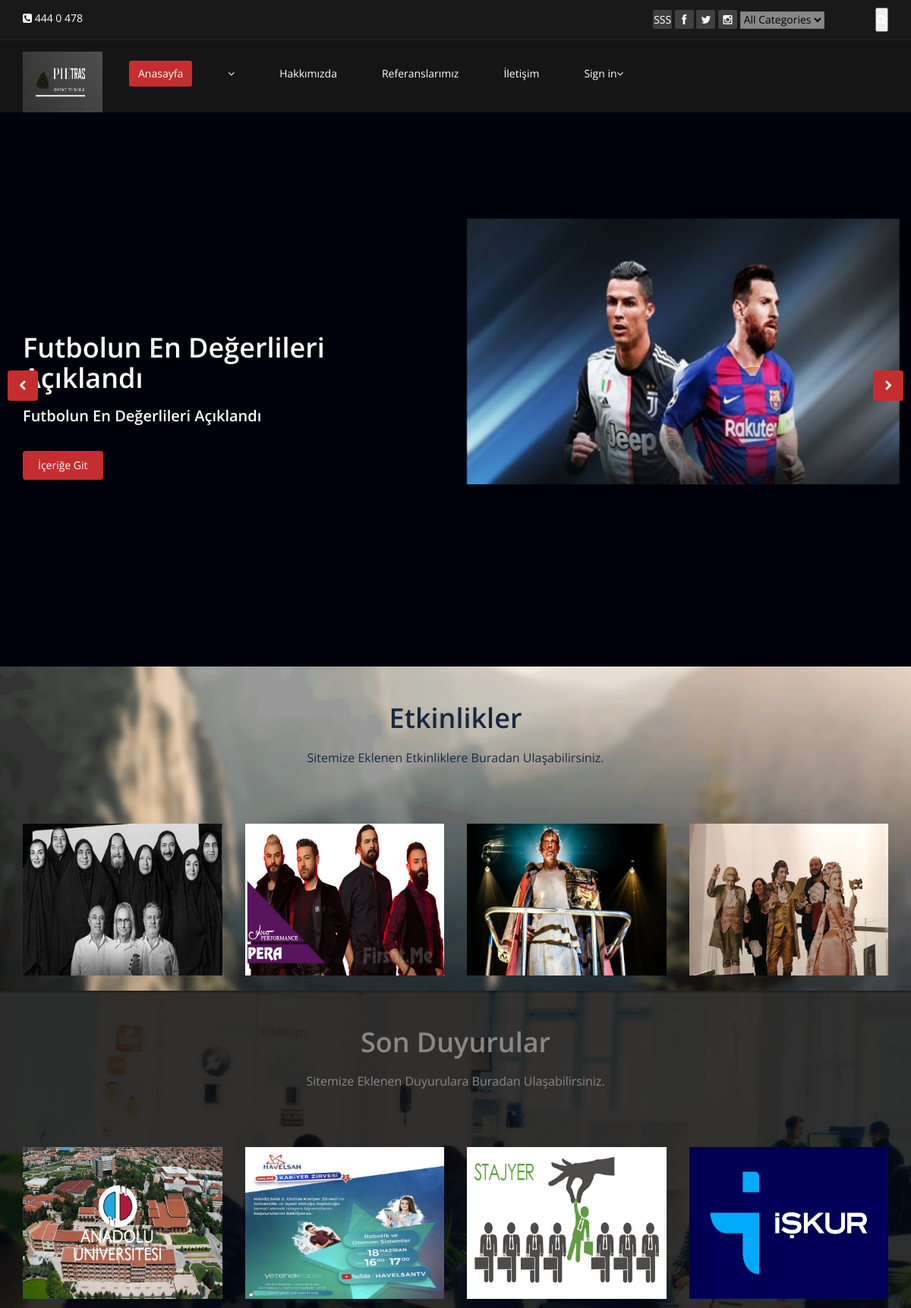
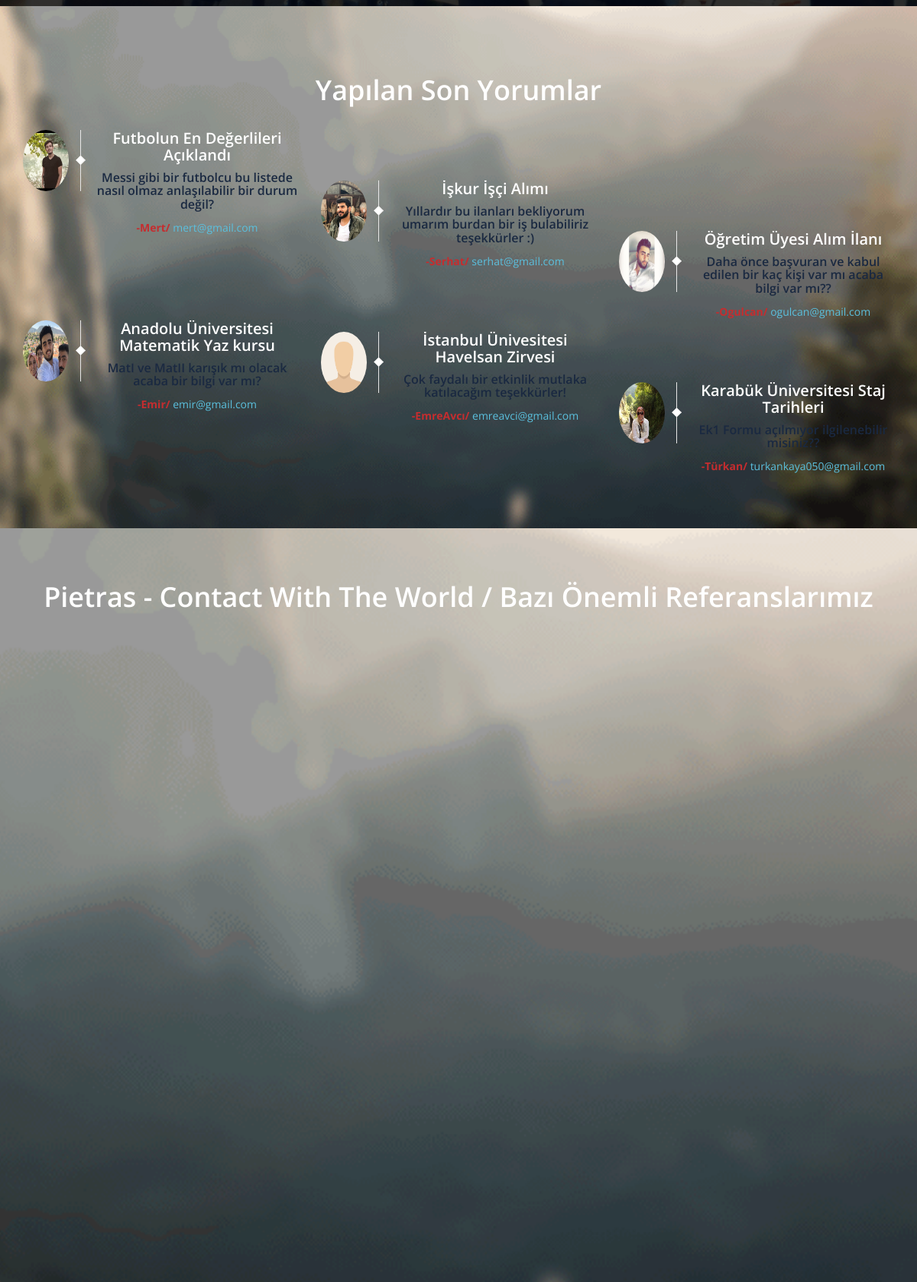
The page / (upper part) on the database its author committed (2 pictures, top to bottom).
### Home/models.py (models this page shows, shortened)
class Setting(models.Model):
    STATUS =(
        ('True', 'Evet'),
        ('False', 'Hayır'),
    )
    title = models.CharField(max_length=150)
    keywords = models.CharField(max_length=200)
    description = models.CharField(max_length=200)
    company = models.CharField(max_length=50)
    address = models.CharField(blank=True, max_length=150)
    phone = models.CharField(blank=True,max_length=15)
    fax = models.CharField(blank=True, max_length=15)
    email = models.CharField(blank=True, max_length=50)
    map = models.TextField(blank=True)
    smtpserver = models.CharField(blank=True, max_length=20)
    smtpemail = models.CharField(blank=True, max_length=20)
    smtppassword = models.CharField(blank=True, max_length=20)
    smtpport = models.CharField(blank=True, max_length=5)
    icon = models.ImageField(blank=True, upload_to='images/')
    facebook = models.CharField(max_length=50)
    twitter = models.CharField(max_length=50)
    instagram = models.CharField(max_length=50)
    aboutus = RichTextUploadingField(blank=True)
    contactus = RichTextUploadingField(blank=True)
    references = RichTextUploadingField(blank=True)
    status = models.CharField(max_length=10, choices=STATUS)
    created_at = models.DateTimeField(auto_now_add=True)
    updated_at = models.DateTimeField(auto_now=True)

class UserProfile(models.Model):
    user = models.OneToOneField(User, on_delete=models.CASCADE)
    phone = models.CharField(max_length=15)
    adress = models.CharField(max_length=150)
    city = models.CharField(max_length=150)
    country = models.CharField(max_length=150)
    image = models.ImageField(blank=True, upload_to='images/users/')
    def image_tag(self):
        return mark_safe('<img src="{}" height="50"/>'.format(self.image.url))
    image_tag.short_description = 'Image'

### news/models.py (models this page shows, shortened)
class News(models.Model):
    STATUS =(
        ('True', 'Evet'),
        ('False', 'Hayır'),
    )
    TYPE = (
        ('Haber', 'Haber'),
        ('Etkinlik', 'Etkinlik'),
        ('Duyuru', 'Duyuru'),
    )
    category = models.ForeignKey(Category, on_delete=models.CASCADE) #relations with Category
    user = models.ForeignKey(User, on_delete=models.CASCADE, null=True)
    type = models.CharField(max_length=30, choices=TYPE, null=True)
    title = models.CharField(max_length=150)
    description = models.CharField(max_length=200)
    keyword = models.CharField(max_length=200)
    image = models.ImageField(blank=True, upload_to='images/')
    detail = RichTextUploadingField()
    status = models.CharField(max_length=10, choices=STATUS)
    slug = models.SlugField(null=False, unique=True)
    created_at = models.DateTimeField(auto_now_add=True)
    updated_at = models.DateTimeField(auto_now=True)
    def image_tag(self):
        return mark_safe('<img src="{}" height="40"/>'.format(self.image.url))
    image_tag.short_description = 'Image'

class Comment(models.Model):
    STATUS =(
        ('New', 'Yeni'),
        ('True', 'Evet'),
        ('False', 'Hayır'),
    )
    news = models.ForeignKey(News, on_delete=models.CASCADE) #relations with News
    user = models.ForeignKey(User, on_delete=models.CASCADE)  # relations with User
    subject = models.CharField(max_length=200)
    comment = models.CharField(max_length=200)
    rate = models.IntegerField(blank=True)
    status = models.CharField(max_length=10, choices=STATUS, default='New')
    ip = models.CharField(blank=True, max_length=30)
    created_at = models.DateTimeField(auto_now_add=True)
    updated_at = models.DateTimeField(auto_now=True)

### Home/views.py (the view)
# urls.py: path('', views.index, name='index'),
def index(request):
    setting = Setting.objects.get(pk=1)
    category = Category.objects.all()
    sliderdata = News.objects.filter(type='Haber',status='True').order_by('?')
    sliderdata2 = News.objects.get(type='Haber',id=14)
    activity = News.objects.filter(type='Etkinlik', status='True').order_by('?')[:4]
    announcement = News.objects.filter(type='Duyuru', status='True').order_by('-id')[:4]
    comment = Comment.objects.filter(status='True').order_by('-id')[:6]
    context = {'setting': setting,
               'category': category,
               'page': 'Home',
               'activity': activity,
               'announcement': announcement,
               'sliderdata': sliderdata,
               'sliderdata2': sliderdata2,
               'comment': comment}
    return render(request, 'index.html', context)

### Home/templates/index.html (shortened to what this page needs)
{% extends 'homebase.html' %}
{% load static %}
{% block slider%}
    {% include 'slider.html' %}
{% endblock %}
{% block body%}
    {% include 'content.html' %}
{% endblock %}

### Home/templates/header.html (shortened to what this page needs)
{% load static %}
<header id="header">
    <div class="top-bar">
        <div class="container">
            <div class="row">
                <div class="col-sm-6 col-xs-4">
                    <div class="top-number"><p><i class="fa fa-phone-square"></i>  {{ setting.phone}}</p></div>
                </div>
                <div class="col-sm-6 col-xs-8">
                    <div class="social">
                        <ul class="social-share">
                            <li><a href="/SSS"> SSS</a></li>
                            <li><a href="{{ setting.facebook}}"><i class="fa fa-facebook"></i></a></li>
                            <li><a href="{{ setting.twitter}}"><i class="fa fa-twitter"></i></a></li>
                            <li><a href="{{ setting.instagram}}"><i class="fa fa-instagram"></i></a></li>
                        </ul>
                        <div class="search">
                            <form role="form" action="/search/" method="post">
                                {% load mptt_tags %}
                                <select style="background-color: #888888" name="catid" class="input search">
                                    <option value="0"> All Categories</option>
                                </select>
                                <input id="query" name="query" type="text" class="search-form" autocomplete="off" placeholder="Enter your Keywords">
                                <button class="search-btn"><i class="fa fa-search"></i></button>
                            </form>
                        </div>
                    </div>
                </div>
            </div>
        </div>
    </div>
    <nav class="navbar navbar-inverse" role="banner">
        <div class="container">
            <div class="navbar-header">
                <a class="navbar-brand" href="/"><img src="{% static 'images/logom1.png' %}" style="height: 60pt;width: 105px;" alt="logo"></a>
                <ul class="nav navbar-nav">
                    <li class="active"><a href="/">Anasayfa</a></li>
                    {% load mptt_tags %}
                    {% recursetree category %}
                        <li class="dropdown">
                            <a href="/category/{{ node.id }}/{{ node.slug }}" {% if not node.is_leaf_node %} class="dropdown" {% endif %}>{{ node.title }}  {% if not node.is_leaf_node %}<i class="fa fa-angle-down"></i>{% endif %}</a>
                        </li>
                    {% endrecursetree %}
                    <li><a href="/hakkimizda">Hakkımızda</a></li>
                    <li><a href="/referanslar">Referanslarımız</a></li>
                    <li><a href="/iletisim">İletişim</a></li>
                    {% if user.id is not None %}
                        <li class="dropdown">
                            <a href="#" class="dropdown-toggle" data-toggle="dropdown">Hesap  <i class="fa fa-angle-down"></i></a>
                            <ul class="dropdown-menu">
                                <li><a href="/user"><img src="{{ user.userprofile.image.url}}" height="60px" class="img-circle"> {{user.first_name}} {{user.last_name}} </a></li>
                                <li><a href="/user/mynews">My Content <span class="badge"></span></a></li>
                                <li><a href="/user/comments/">My Comments <span class="badge"></span></a></li>
                                <li><a href="/user/addnews" > Add Content </a></li>
                                <li><a href="/logout/"><i class="fa fa-sign-out"> </i>  Logout</a></li>
                            </ul>
                        </li>
                    {% else %}
                        <li class="dropdown">
                            <a href="#" class="dropdown-toggle" data-toggle="dropdown">Sign in<i class="fa fa-angle-down"></i></a>
                        </li>
                    {% endif %}
                </ul>
            </div>
        </div>
    </nav>
</header>

### Home/templates/slider.html (shortened to what this page needs)
{% load static %}
<section id="main-slider" class="no-margin">
    <div class="carousel slide">
        <div id="myCarousel" style="background-color: #00010a">
            <div class="item active " style="background-color: #00010a">
                <div class="container">
                    <div class="row slide-margin">
                        <div class="col-sm-6">
                            <div class="carousel-content">
                                <h1 >{{ sliderdata2.title }}</h1>
                                <h2>{{ sliderdata2.description }}</h2>
                                <a class="btn-slide animation animated-item-3" href="/news/{{ sliderdata2.id }}/{{ sliderdata2.slug}}">İçeriğe Git</a>
                            </div>
                        </div>
                        <div class="col-sm-6 hidden-xs animation animated-item-4">
                            <div class="slider-img">
                                <img src="{{ sliderdata2.image.url }}" class="img-responsive" style="height: 350px " width="650 px" >
                            </div>
                        </div>
                    </div>
                </div>
            </div>
        </div>
    </div>
    <a class="prev hidden-xs" href="#myCarousel" data-slide="prev">
        <i class="fa fa-chevron-left"></i>
    </a>
    <a class="next hidden-xs" href="#myCarousel" data-slide="next">
        <i class="fa fa-chevron-right"></i>
    </a>
</section>

### Home/templates/content.html (shortened to what this page needs)
{% load static %}
<section id="partner" style=" padding-top: 4px; padding-bottom: 10px;" >
    <div class="container">
        <div class="center wow fadeInDown">
            <br><br>
            <h2 style="color:#192841">Etkinlikler</h2>
            <h3 class="lead" style="color:#192841"> Sitemize Eklenen Etkinliklere Buradan Ulaşabilirsiniz.</h3>
        </div>
        <div class="row" >
            {% for rs in activity %}
                <div class="col-xs-9 col-sm-6 col-md-3">
                    <div class="recent-work-wrap">
                        <img class="media_image" src="{{ rs.image.url }}" height="200px" alt="">
                    </div>
                </div>
            {% endfor %}
        </div>
    </div>
</section>
<section id="services" style=" padding-top: 4px; padding-bottom: 10px;" >
    <div class="container">
        <div class="center wow fadeInDown" >
            <br><br>
            <h2 style="color:#888888">Son Duyurular </h2>
            <p class="lead" style="color:#888888"> Sitemize Eklenen Duyurulara Buradan Ulaşabilirsiniz.</p>
        </div>
        <div class="row">
            {% for rs in announcement %}
                <div class="col-xs-9 col-sm-6 col-md-3 center-block">
                    <div class="recent-work-wrap">
                        <img class="media_image" src="{{ rs.image.url }}" height="200px" alt="">
                    </div>
                </div>
            {% endfor %}
        </div>
    </div>
</section>
<section id="partner">
    <h1 class="center-block" style="color: white">Yapılan Son Yorumlar</h1><br>
    <div class="row">
        <div class="container" >
            <div class="row">
                {% for rs in comment %}
                    <div class="col-xs-12 col-sm-4 wow fadeInDown">
                        <div class="testimonial">
                            <div class="media testimonial-inner">
                                <div class="pull-left">
                                    <a href="/user/otherusers/{{ rs.user_id }}">
                                        <img class="img-responsive img-circle" src="{{rs.user.userprofile.image.url}}" style="height: 80px; width: 60px">
                                    </a>
                                </div>
                                <div class="media-body">
                                    <a style="color:#FAFAFA" href="/news/{{ rs.news.id }}/{{ rs.news.slug }}">
                                        <h2>
                                            {{rs.news.title}}
                                        </h2>
                                    </a>
                                    <h4 style="color: #1a2941">{{rs.comment}}</h4>
                                    <span style="color: #5bc0de"><strong><a href="/user/otherusers/{{ rs.user_id }}">-{{rs.user.username}}/</a></strong> {{rs.user.email}}</span>
                                </div>
                            </div>
                        </div>
                    </div>
                    <br><br><br>
                {% endfor %}
            </div>
        </div>
    </div>
</section>
<section id="partner">
    <div class="container">
        <div class="center wow fadeInDown">
            <h2>{{setting.company }} / Bazı Önemli Referanslarımız</h2>
        </div>
        <div class="center" style="height:600pt; overflow: hidden; white-space: nowrap; text-overflow: ellipsis;">
            <ul>
                <li> {{ setting.references| safe }}</li>
            </ul>
        </div>
    </div>
</section>

### rows shown on the page
Setting: phone "444 0 478", company "Pietras - Contact With The World"
News: title "Futbolun En Değerlileri Açıklandı", description "Futbolun En Değerlileri Açıklandı", image (picture)
News: image (picture)
News: image (picture)
News: image (picture)
News: image (picture)
News: image (picture)
News: image (picture)
News: image (picture)
News: image (picture)
Comment: user.userprofile.image (picture), news "Futbolun En Değerlileri Açıklandı", comment "Messi gibi bir futbolcu bu listede nasıl olmaz anlaşılabilir bir durum değil?", user.username "Mert", user.email "mert@gmail.com"
Comment: user.userprofile.image (picture), news "İşkur İşçi Alımı", comment "Yıllardır bu ilanları bekliyorum umarım burdan bir iş bulabiliriz teşekkürler :)", user.email "serhat@gmail.com"
Comment: user.userprofile.image (picture), news "Öğretim Üyesi Alım İlanı", comment "Daha önce başvuran ve kabul edilen bir kaç kişi var mı acaba bilgi var mı??", user.email "ogulcan@gmail.com"
Comment: user.userprofile.image (picture), news "Anadolu Üniversitesi Matematik Yaz kursu", comment "MatI ve MatII karışık mı olacak acaba bir bilgi var mı?", user.username "Emir", user.email "emir@gmail.com"
Comment: user.userprofile.image (placeholder picture), news "İstanbul Ünivesitesi Havelsan Zirvesi", comment "Çok faydalı bir etkinlik mutlaka katılacağım teşekkürler!", user.username "EmreAvcı", user.email "emreavci@gmail.com"
Comment: user.userprofile.image (picture), news "Karabük Üniversitesi Staj Tarihleri", comment "Ek1 Formu açılmıyor ilgilenebilir misiniz??", user.username "Türkan", user.email "turkankaya050@gmail.com"
